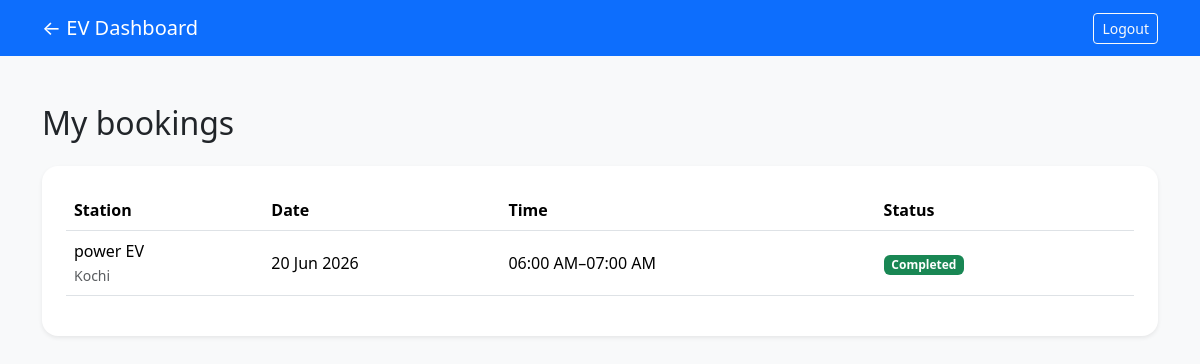
The app's page /client/bookings/ (signed in) with its own data.
### client_app/models.py (models this page shows, shortened)
class Booking(models.Model):
    class Status(models.TextChoices):
        PENDING = 'pending', 'Pending'
        CONFIRMED = 'confirmed', 'Confirmed'
        CHARGING = 'charging', 'Charging'
        COMPLETED = 'completed', 'Completed'
        CANCELLED = 'cancelled', 'Cancelled'
    user = models.ForeignKey(
        settings.AUTH_USER_MODEL,
        on_delete=models.CASCADE
    )
    station = models.ForeignKey(
        EVStation,
        on_delete=models.CASCADE
    )
    date = models.DateField()
    slot_name = models.CharField(max_length=50)
    start_time = models.CharField(max_length=20)
    end_time = models.CharField(max_length=20)
    created_at = models.DateTimeField(auto_now_add=True)
    status = models.CharField(
        max_length=20,
        choices=Status.choices,
        default=Status.PENDING,
    )
    status_updated_at = models.DateTimeField(null=True, blank=True)
    status_updated_by = models.ForeignKey(
        settings.AUTH_USER_MODEL,
        on_delete=models.SET_NULL,
        null=True,
        blank=True,
        related_name='booking_status_updates',
    )
    class Meta:
        constraints = [
            models.UniqueConstraint(
                fields=('station', 'date', 'slot_name'),
                condition=~Q(status='cancelled'),
                name='unique_active_booking_per_station_slot',
            ),
        ]
        ordering = ['-date', 'slot_name']

### owner_app/models.py (models this page shows, shortened)
class EVStation(models.Model):
    class OperationalStatus(models.TextChoices):
        OPEN = 'open', 'Open'
        CLOSED = 'closed', 'Closed'
        MAINTENANCE = 'maintenance', 'Under maintenance'
        OFFLINE = 'offline', 'Offline'
    station_id = models.AutoField(
        primary_key=True
    )
    owner = models.ForeignKey(
        OwnerProfile,
        on_delete=models.CASCADE
    )
    station_name = models.CharField(max_length=100)
    city = models.CharField(max_length=50)
    station_type = models.CharField(max_length=50)
    total_slots = models.IntegerField()
    rate_per_unit = models.DecimalField(
        max_digits=6,
        decimal_places=2
    )
    phone_number = models.CharField(max_length=10)
    is_active = models.BooleanField(default=False)
    operational_status = models.CharField(
        max_length=20,
        choices=OperationalStatus.choices,
        default=OperationalStatus.CLOSED,
    )
    status_message = models.CharField(max_length=200, blank=True)
    status_updated_at = models.DateTimeField(null=True, blank=True)
    status_updated_by = models.ForeignKey(
        settings.AUTH_USER_MODEL,
        on_delete=models.SET_NULL,
        null=True,
        blank=True,
        related_name='station_status_updates',
    )

### client_app/views.py (the view)
# urls.py: path('bookings/',views.my_bookings,name='my_bookings'),
def my_bookings(request):
    bookings = Booking.objects.filter(user=request.user).select_related('station')
    return render(request, 'my_bookings.html', {'bookings': bookings})

### client_app/templates/my_bookings.html (shortened to what this page needs)
<!DOCTYPE html>
<html lang="en">
<head>
  <link href="https://cdn.jsdelivr.net/npm/bootstrap@5.3.3/dist/css/bootstrap.min.css" rel="stylesheet">
</head>
<body class="bg-light">
  <nav class="navbar navbar-dark bg-primary"><div class="container"><a class="navbar-brand" href="{% url 'client_dashboard' %}">← EV Dashboard</a><form method="post" action="{% url 'logout' %}">{% csrf_token %}<button class="btn btn-outline-light btn-sm">Logout</button></form></div></nav>
  <main class="container py-5">
    <h1 class="h2 mb-4">My bookings</h1>
    <div class="card border-0 shadow-sm rounded-4 p-4"><div class="table-responsive"><table class="table align-middle">
      <thead><tr><th>Station</th><th>Date</th><th>Time</th><th>Status</th><th></th></tr></thead>
      <tbody>{% for booking in bookings %}<tr><td>{{ booking.station.station_name }}<br><small class="text-muted">{{ booking.station.city }}</small></td><td>{{ booking.date|date:'d M Y' }}</td><td>{{ booking.start_time }}–{{ booking.end_time }}</td><td><span class="badge {% if booking.status == 'completed' %}bg-success{% elif booking.status == 'cancelled' %}bg-secondary{% else %}bg-primary{% endif %}">{{ booking.get_status_display }}</span></td><td>{% if booking.status == 'pending' or booking.status == 'confirmed' %}<form method="post" action="{% url 'cancel_booking' booking.pk %}">{% csrf_token %}<button class="btn btn-sm btn-outline-danger">Cancel</button></form>{% endif %}</td></tr>{% empty %}<tr><td colspan="5" class="text-muted text-center py-4">You have no bookings yet.</td></tr>{% endfor %}</tbody>
    </table></div></div>
  </main>
</body>
</html>

### records on screen
Booking: station.station_name "power EV", station.city "Kochi", date "20 Jun 2026", start_time "06:00 AM", end_time "07:00 AM", status "Completed"
